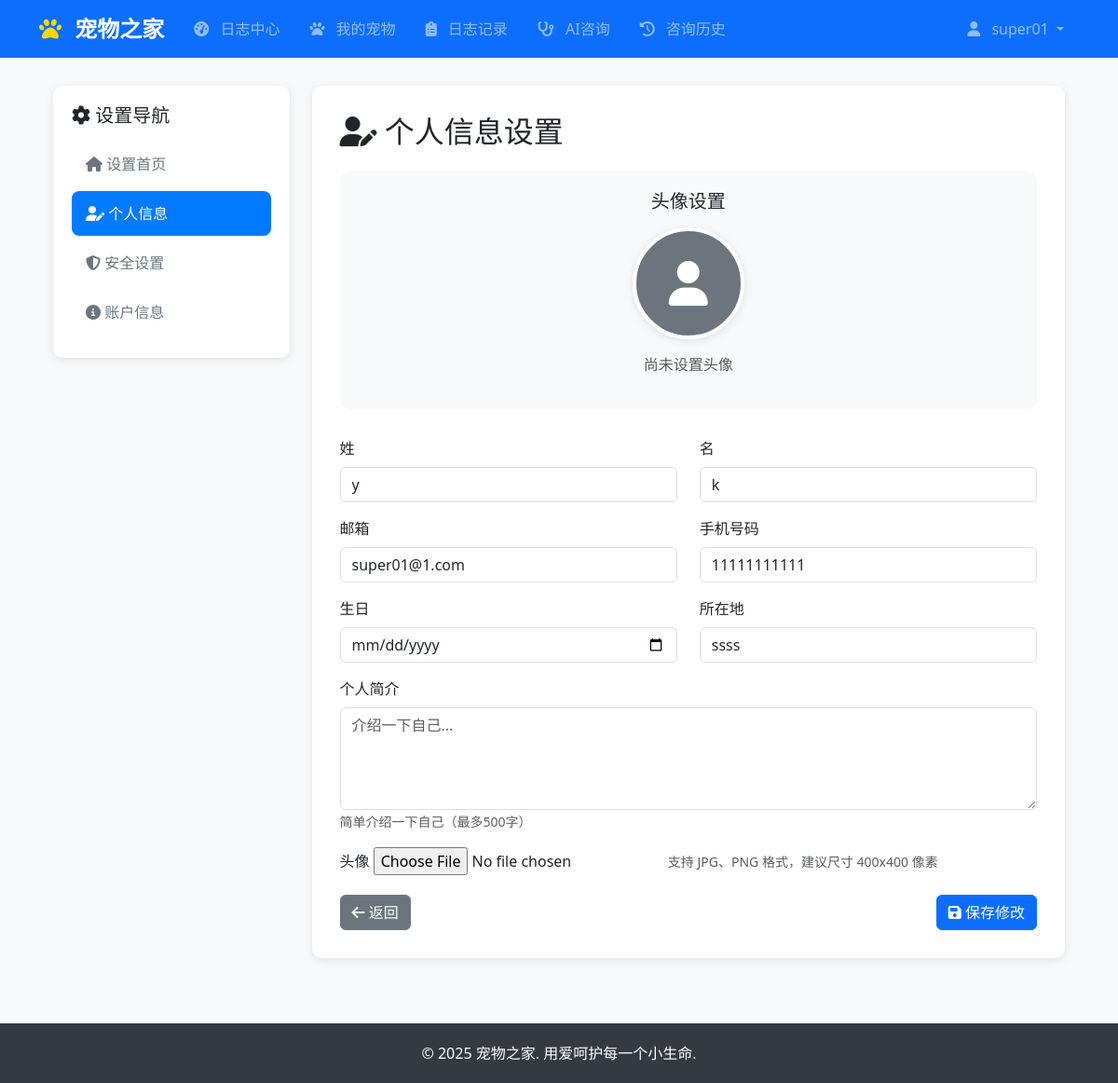
/accounts/settings/profile/ (signed in), run on the app's committed database.
### accounts/models.py (models this page shows, shortened)
class CustomUser(AbstractUser):
    phone = models.CharField(max_length=15, blank=True, verbose_name='手机号码')
    profile_picture = models.ImageField(upload_to='profile_pics/', blank=True, verbose_name='头像')
    bio = models.TextField(max_length=500, blank=True, verbose_name='个人简介')
    birth_date = models.DateField(null=True, blank=True, verbose_name='生日')
    location = models.CharField(max_length=100, blank=True, verbose_name='所在地')
    settings_updated_at = models.DateTimeField(auto_now=True, verbose_name='设置更新时间')
    class Meta:
        verbose_name = '用户'
        verbose_name_plural = '用户'

### accounts/views.py (the view)
# urls.py: path('settings/profile/', views.profile_settings_view, name='profile_settings'),
@login_required
def profile_settings_view(request):
    if request.method == 'POST':
        form = UserProfileForm(request.POST, request.FILES, instance=request.user)
        if form.is_valid():
            form.save()
            messages.success(request, '个人信息更新成功！')
            return redirect('accounts:profile_settings')
        else:
            messages.error(request, '请检查输入的信息是否正确')
    else:
        form = UserProfileForm(instance=request.user)
    return render(request, 'accounts/profile_settings.html', {'form': form})

### accounts/templates/accounts/profile_settings.html (shortened to what this page needs)
{% extends 'base.html' %}
{% load static %}
{% block content %}
<div class="settings-container">
    <div class="row">
        <div class="col-lg-3 col-md-4">
            <div class="settings-sidebar">
                <h5 class="mb-3"><i class="fas fa-cog"></i> 设置导航</h5>                <div class="nav flex-column nav-pills">
                    <a class="nav-link" href="{% url 'accounts:user_settings' %}">
                        <i class="fas fa-home"></i> 设置首页
                    </a>                    <a class="nav-link active" href="{% url 'accounts:profile_settings' %}">
                        <i class="fas fa-user-edit"></i> 个人信息
                    </a>
                    <a class="nav-link" href="{% url 'accounts:security_settings' %}">
                        <i class="fas fa-shield-alt"></i> 安全设置
                    </a>
                    <a class="nav-link" href="{% url 'accounts:account_info' %}">
                        <i class="fas fa-info-circle"></i> 账户信息
                    </a>
                </div>
            </div>
        </div>
        <div class="col-lg-9 col-md-8">
            <div class="settings-content">
                <h2 class="mb-4"><i class="fas fa-user-edit"></i> 个人信息设置</h2>
                <div class="profile-picture-section">
                    <h5 class="mb-3">头像设置</h5>
                    {% if user.profile_picture %}
                        <img src="{{ user.profile_picture.url }}" alt="当前头像" class="current-picture">
                        <div class="mt-2">
                            <button type="button" class="btn btn-outline-danger btn-sm" onclick="deleteProfilePicture()">
                                <i class="fas fa-trash"></i> 删除头像
                            </button>
                        </div>
                    {% else %}
                        <div class="no-picture">
                            <i class="fas fa-user fa-3x text-white"></i>
                        </div>
                        <p class="text-muted">尚未设置头像</p>
                    {% endif %}
                </div>
                <form method="post" enctype="multipart/form-data">
                    <div class="row">
                        <div class="col-md-6">
                            <div class="mb-3">
                                <label for="{{ form.first_name.id_for_label }}" class="form-label">{{ form.first_name.label }}</label>
                                {{ form.first_name }}
                            </div>
                        </div>
                        <div class="col-md-6">
                            <div class="mb-3">
                                <label for="{{ form.last_name.id_for_label }}" class="form-label">{{ form.last_name.label }}</label>
                                {{ form.last_name }}
                            </div>
                        </div>
                    </div>
                    <div class="row">
                        <div class="col-md-6">
                            <div class="mb-3">
                                <label for="{{ form.email.id_for_label }}" class="form-label">{{ form.email.label }}</label>
                                {{ form.email }}
                            </div>
                        </div>
                        <div class="col-md-6">
                            <div class="mb-3">
                                <label for="{{ form.phone.id_for_label }}" class="form-label">{{ form.phone.label }}</label>
                                {{ form.phone }}
                            </div>
                        </div>
                    </div>
                    <div class="row">
                        <div class="col-md-6">
                            <div class="mb-3">
                                <label for="{{ form.birth_date.id_for_label }}" class="form-label">{{ form.birth_date.label }}</label>
                                {{ form.birth_date }}
                            </div>
                        </div>
                        <div class="col-md-6">
                            <div class="mb-3">
                                <label for="{{ form.location.id_for_label }}" class="form-label">{{ form.location.label }}</label>
                                {{ form.location }}
                            </div>
                        </div>
                    </div>
                    <div class="mb-3">
                        <label for="{{ form.bio.id_for_label }}" class="form-label">{{ form.bio.label }}</label>
                        {{ form.bio }}
                        <small class="form-text text-muted">简单介绍一下自己（最多500字）</small>
                    </div>
                    <div class="mb-3">
                        <label for="{{ form.profile_picture.id_for_label }}" class="form-label">{{ form.profile_picture.label }}</label>
                        {{ form.profile_picture }}
                        <small class="form-text text-muted">支持 JPG、PNG 格式，建议尺寸 400x400 像素</small>
                    </div>
                    <div class="d-flex justify-content-between">
                        <a href="{% url 'accounts:user_settings' %}" class="btn btn-secondary">
                            <i class="fas fa-arrow-left"></i> 返回
                        </a>
                        <button type="submit" class="btn btn-primary">
                            <i class="fas fa-save"></i> 保存修改
                        </button>
                    </div>
                </form>
            </div>
        </div>
    </div>
</div>
{% endblock %}

### templates/base.html (shortened to what this page needs)
<!DOCTYPE html>
<html lang="zh-CN">
<head>
    <link href="https://cdn.jsdelivr.net/npm/bootstrap@5.3.0/dist/css/bootstrap.min.css" rel="stylesheet">
    <link rel="stylesheet" href="https://cdnjs.cloudflare.com/ajax/libs/font-awesome/6.4.0/css/all.min.css">
</head>
<body>
    <nav class="navbar navbar-expand-lg navbar-dark bg-primary">
        <div class="container">
            <a class="navbar-brand" href="{% url 'home' %}">
                <i class="fas fa-paw"></i> 宠物之家
            </a>
                        <div class="collapse navbar-collapse" id="navbarNav">
                <ul class="navbar-nav me-auto">{% if user.is_authenticated %}
                        <li class="nav-item">
                            <a class="nav-link" href="{% url 'logs:logs_center' %}">
                                <i class="fas fa-tachometer-alt"></i> 日志中心
                            </a>
                        </li>
                        <li class="nav-item">
                            <a class="nav-link" href="{% url 'pets:pet_list' %}">
                                <i class="fas fa-paw"></i> 我的宠物
                            </a>
                        </li>
                        <li class="nav-item">
                            <a class="nav-link" href="{% url 'logs:log_list' %}">
                                <i class="fas fa-clipboard-list"></i> 日志记录
                            </a>
                        </li>                        <li class="nav-item">
                            <a class="nav-link" href="{% url 'accounts:dashboard' %}">
                                <i class="fas fa-stethoscope"></i> AI咨询
                            </a>
                        </li>
                        <li class="nav-item">
                            <a class="nav-link" href="{% url 'consultations:consultation_history' %}">
                                <i class="fas fa-history"></i> 咨询历史
                            </a>
                        </li>{% endif %}
                </ul>
                <ul class="navbar-nav">
                    {% if user.is_authenticated %}
                        <li class="nav-item dropdown">
                            <a class="nav-link dropdown-toggle" href="#" role="button" data-bs-toggle="dropdown" aria-expanded="false">
                                <i class="fas fa-user"></i> {{ user.username }}
                            </a>
                        </li>
                    {% endif %}
                </ul>
            </div>
        </div>
    </nav>
    <main class="container mt-4">
        {% block content %}{% endblock %}
    </main>
    <footer class="footer">
        <div class="container text-center">
            <p class="mb-0">&copy; 2025 宠物之家. 用爱呵护每一个小生命.</p>
        </div>
    </footer>
</body>
</html>

### templates/base.html (style rules this page uses)
body { font-family: 'Microsoft YaHei', 'Segoe UI', Tahoma, Geneva, Verdana, sans-serif; background-color: #f8f9fa; }
.navbar-brand { font-weight: bold; font-size: 1.5rem; }
.navbar-brand i { margin-right: 0.5rem; color: #ffd700; }
.navbar-nav .nav-link { margin: 0 0.5rem; border-radius: 6px; transition: all 0.3s ease; }
.navbar-nav .nav-link i { margin-right: 0.5rem; }
.btn { border-radius: 6px; font-weight: 500; transition: all 0.2s ease; }
.form-control, .form-select { border-radius: 6px; border: 1px solid #ddd; }
main { min-height: calc(100vh - 200px); }
.footer { background-color: #343a40; color: white; padding: 20px 0; margin-top: 50px; }

### accounts/templates/accounts/profile_settings.html (style rules this page uses)
.settings-container { max-width: 1200px; margin: 30px auto; padding: 0 15px; }
.settings-sidebar { background: white; border-radius: 10px; box-shadow: 0 2px 10px rgba(0,0,0,0.1); padding: 20px; margin-bottom: 20px; }
.settings-content { background: white; border-radius: 10px; box-shadow: 0 2px 10px rgba(0,0,0,0.1); padding: 30px; margin-bottom: 20px; }
.nav-pills .nav-link { color: #6c757d; border-radius: 8px; margin-bottom: 5px; padding: 12px 15px; transition: all 0.3s ease; }
.nav-pills .nav-link.active { background-color: #007bff; color: white; }
.profile-picture-section { text-align: center; margin-bottom: 30px; padding: 20px; background: #f8f9fa; border-radius: 10px; }
.no-picture { width: 120px; height: 120px; border-radius: 50%; background: #6c757d; display: flex; align-items: center; justify-content: center; margin: 0 auto 15px; border: 4px solid #fff; box-shadow: 0 2px 10px rgba(0,0,0,0.1); }

### data on the page
CustomUser: username "super01", first_name "y", last_name "k", email "super01@1.com", phone "11111111111", location "ssss"
